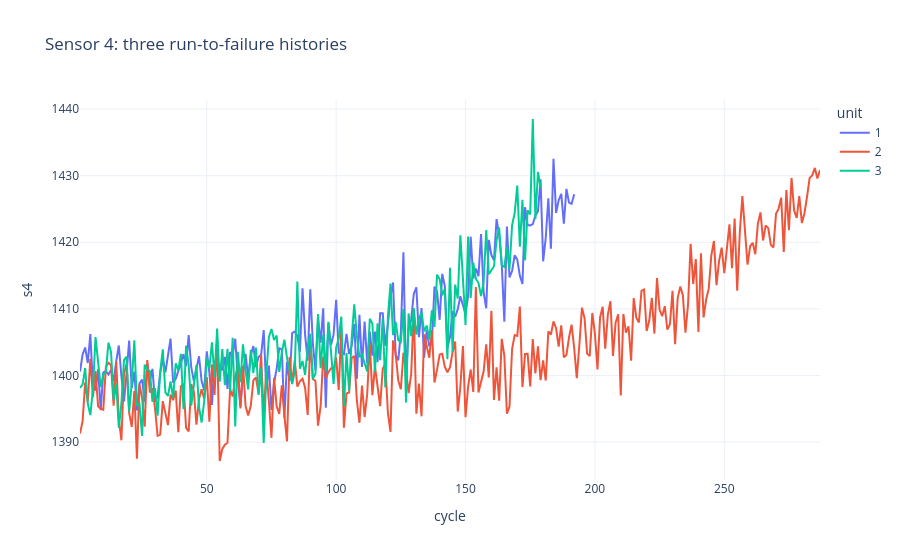

Notebook source saved alongside this figure:
### Code cell
life=train.groupby('unit').cycle.max()
print(life.describe().to_string())
print('Sensor standard deviations:')
print(train[[f's{i}' for i in range(1,22)]].std().round(5).to_string())
print('Selected correlations:')
print(train[['s4','s11','s12','s15']].corr().round(3).to_string())
import plotly.express as px
fig=px.line(train.query('unit in [1,2,3]'),x='cycle',y='s4',color='unit',title='Sensor 4: three run-to-failure histories')
fig.update_layout(template='plotly_white')

### Figure 1 — Plotly figure (JSON) as saved in the notebook; plotly's stock layout.template omitted (floating-point values rounded to 4 significant figures; data arrays with more than 128 entries replaced by an {"elided": "..."} marker saying what was removed)
{"data": [{"hovertemplate": "unit=1<br>cycle=%{x}<br>s4=%{y}<extra></extra>", "legendgroup": "1", "line": {"color": "#636efa", "dash": "solid"}, "marker": {"symbol": "circle"}, "mode": "lines", "name": "1", "orientation": "v", "showlegend": true, "type": "scatter", "x": {"elided": "192 int values"}, "xaxis": "x", "y": {"elided": "192 float values"}, "yaxis": "y"}, {"hovertemplate": "unit=2<br>cycle=%{x}<br>s4=%{y}<extra></extra>", "legendgroup": "2", "line": {"color": "#EF553B", "dash": "solid"}, "marker": {"symbol": "circle"}, "mode": "lines", "name": "2", "orientation": "v", "showlegend": true, "type": "scatter", "x": {"elided": "287 int values"}, "xaxis": "x", "y": {"elided": "287 float values"}, "yaxis": "y"}, {"hovertemplate": "unit=3<br>cycle=%{x}<br>s4=%{y}<extra></extra>", "legendgroup": "3", "line": {"color": "#00cc96", "dash": "solid"}, "marker": {"symbol": "circle"}, "mode": "lines", "name": "3", "orientation": "v", "showlegend": true, "type": "scatter", "x": {"elided": "179 int values"}, "xaxis": "x", "y": {"elided": "179 float values"}, "yaxis": "y"}], "layout": {"legend": {"title": {"text": "unit"}, "tracegroupgap": 0}, "title": {"text": "Sensor 4: three run-to-failure histories"}, "xaxis": {"anchor": "y", "domain": [0.0, 1.0], "title": {"text": "cycle"}}, "yaxis": {"anchor": "x", "domain": [0.0, 1.0], "title": {"text": "s4"}}}}
